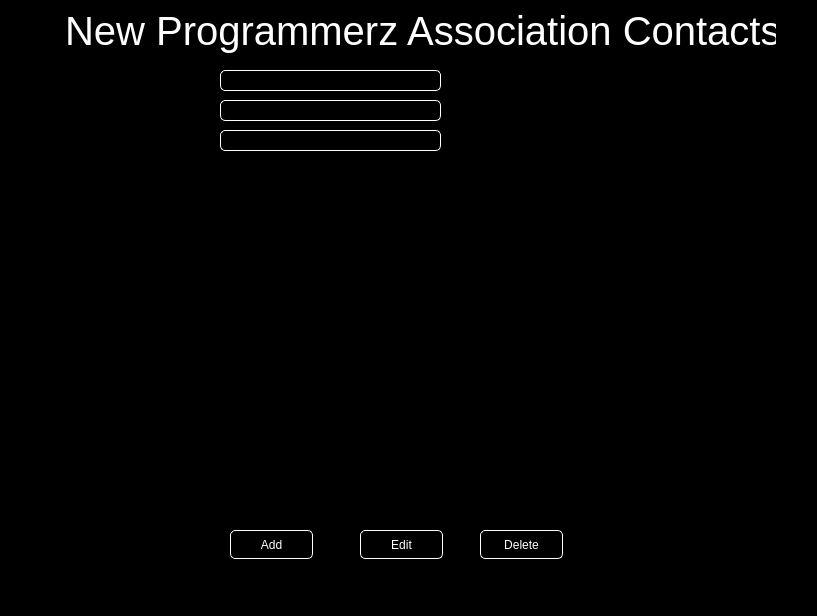
<?xml version="1.0" encoding="UTF-8"?>
<ui version="4.0">
 <class>MainWindow</class>
 <widget class="QMainWindow" name="MainWindow">
  <property name="geometry">
   <rect>
    <x>0</x>
    <y>0</y>
    <width>817</width>
    <height>616</height>
   </rect>
  </property>
  <property name="windowTitle">
   <string>MainWindow</string>
  </property>
  <property name="styleSheet">
   <string notr="true">background-color: black;</string>
  </property>
  <widget class="QWidget" name="centralwidget">
   <widget class="QTableView" name="tableView">
    <property name="geometry">
     <rect>
      <x>170</x>
      <y>160</y>
      <width>451</width>
      <height>361</height>
     </rect>
    </property>
    <property name="styleSheet">
     <string notr="true"/>
    </property>
   </widget>
   <widget class="QLabel" name="nameLabel">
    <property name="geometry">
     <rect>
      <x>170</x>
      <y>70</y>
      <width>51</width>
      <height>20</height>
     </rect>
    </property>
    <property name="text">
     <string>Name:</string>
    </property>
   </widget>
   <widget class="QLabel" name="phoneLabel">
    <property name="geometry">
     <rect>
      <x>170</x>
      <y>100</y>
      <width>51</width>
      <height>20</height>
     </rect>
    </property>
    <property name="text">
     <string>Phone:</string>
    </property>
   </widget>
   <widget class="QLabel" name="emailLabel">
    <property name="geometry">
     <rect>
      <x>170</x>
      <y>130</y>
      <width>51</width>
      <height>20</height>
     </rect>
    </property>
    <property name="text">
     <string>Email:</string>
    </property>
   </widget>
   <widget class="QLineEdit" name="nameLineEdit">
    <property name="geometry">
     <rect>
      <x>220</x>
      <y>70</y>
      <width>221</width>
      <height>21</height>
     </rect>
    </property>
    <property name="styleSheet">
     <string notr="true">background-color: black;
color: white;
border: 1px solid white;
border-radius: 5px;</string>
    </property>
   </widget>
   <widget class="QLineEdit" name="phoneLineEdit">
    <property name="geometry">
     <rect>
      <x>220</x>
      <y>100</y>
      <width>221</width>
      <height>21</height>
     </rect>
    </property>
    <property name="styleSheet">
     <string notr="true">background-color: black;
color: white;
border: 1px solid white;
border-radius: 5px;</string>
    </property>
   </widget>
   <widget class="QLineEdit" name="emailLineEdit">
    <property name="geometry">
     <rect>
      <x>220</x>
      <y>130</y>
      <width>221</width>
      <height>21</height>
     </rect>
    </property>
    <property name="styleSheet">
     <string notr="true">background-color: black;
color: white;
border: 1px solid white;
border-radius: 5px;</string>
    </property>
   </widget>
   <widget class="QPushButton" name="addButton">
    <property name="geometry">
     <rect>
      <x>230</x>
      <y>530</y>
      <width>83</width>
      <height>29</height>
     </rect>
    </property>
    <property name="styleSheet">
     <string notr="true">background-color: black;
color: white;
border: 1px solid white;
border-radius: 5px;</string>
    </property>
    <property name="text">
     <string>Add</string>
    </property>
   </widget>
   <widget class="QPushButton" name="editButton">
    <property name="geometry">
     <rect>
      <x>360</x>
      <y>530</y>
      <width>83</width>
      <height>29</height>
     </rect>
    </property>
    <property name="styleSheet">
     <string notr="true">background-color: black;
color: white;
border: 1px solid white;
border-radius: 5px;</string>
    </property>
    <property name="text">
     <string>Edit</string>
    </property>
   </widget>
   <widget class="QPushButton" name="deleteButton">
    <property name="geometry">
     <rect>
      <x>480</x>
      <y>530</y>
      <width>83</width>
      <height>29</height>
     </rect>
    </property>
    <property name="styleSheet">
     <string notr="true">background-color: black;
color: white;
border: 1px solid white;
border-radius: 5px;</string>
    </property>
    <property name="text">
     <string>Delete</string>
    </property>
   </widget>
   <widget class="QLabel" name="label">
    <property name="geometry">
     <rect>
      <x>50</x>
      <y>0</y>
      <width>731</width>
      <height>61</height>
     </rect>
    </property>
    <property name="styleSheet">
     <string notr="true">font: 40px;
color: white;
background-color: black;
padding: 5px;
border-radius: 10px;</string>
    </property>
    <property name="text">
     <string>New Programmerz Association Contacts</string>
    </property>
   </widget>
  </widget>
  <widget class="QMenuBar" name="menubar">
   <property name="geometry">
    <rect>
     <x>0</x>
     <y>0</y>
     <width>817</width>
     <height>25</height>
    </rect>
   </property>
  </widget>
  <widget class="QStatusBar" name="statusbar"/>
 </widget>
 <resources/>
 <connections/>
</ui>
